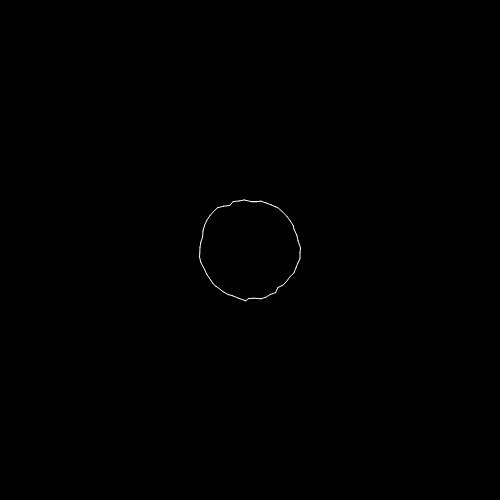
Frame 1 (no input)
Frame 60 (no input): identical to frame 1, image omitted
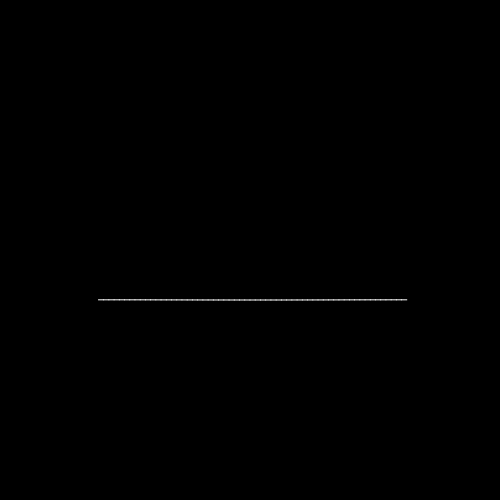
Frame 120 (the mouse pressed at the canvas centre since frame 60)

The p5.js sketch that drew these frames (run headless with seeded random() and noise() and a simulated clock; from frame 60 on, the mouse is pressed at the canvas centre):

// p5.js sketch
// ── sketch.js
var numOfPoints;
var prevPos;
var timeX;
var timeY;

var circlePoses;
var linePoses;
var targetPoses;
var drawCircle;

function setup (){
    createCanvas( 500, 500 )
    numOfPoints = 60;
    numOfCircles = 30;
    prevPos = createVector(0,0);
    timeX = 0;
    timeY = 0; 
    drawCircle = true;
    
    circlePoses = [];
    linePoses = [];
    targetPoses = [];
    
    var r = width * 0.1;
    var noiseAmount = 0.1;
    
    var length = r * TWO_PI;

    
    for (var i = 0; i < numOfPoints; i ++) {
        var xPos = width/2 + Math.cos(i/(numOfPoints-2) * TWO_PI - PI/2) * r;
        var yPos = height/2 + Math.sin(i/(numOfPoints-2) * TWO_PI - PI/2) * r;
            
        var noiseValX = noise(timeX, xPos * noiseAmount, yPos * noiseAmount);
        var noiseValY = noise(timeY, xPos * noiseAmount, yPos * noiseAmount);
            
        noiseValX = map(noiseValX, 0, 1, -5, 5);
        noiseValY = map(noiseValY, 0, 1, -5, 5);
        stroke(200, 50, 0);
        noFill();

        xPos += noiseValX;
        yPos += noiseValY;
        
        circlePoses.push(createVector(xPos, yPos));
        targetPoses.push(createVector(xPos, yPos));
        
        var xLinePos = width/2 + ((numOfPoints - i)/numOfPoints * length - length/2);
        var yLinePos = height/2 + r;
        
        linePoses.push(createVector(xLinePos, yLinePos))
        
        
    }
}

function draw (){
    background(0);
    timeX += 0.04;
    timeY += 0.03;
    
    for (var i = 0; i < numOfPoints; i ++) {
        
        stroke ( 255 );
        if (drawCircle) {
            targetPoses[i] = p5.Vector.lerp(targetPoses[i],circlePoses[i], 0.1);
        }else {
            targetPoses[i] = p5.Vector.lerp(targetPoses[i],linePoses[i], 0.1);
        }
        if (i > 0) {
            line(targetPoses[i-1].x, targetPoses[i-1].y, targetPoses[i].x, targetPoses[i].y);
        }
     
           
    }
    
}

function mousePressed() {
    drawCircle = !drawCircle;
}
